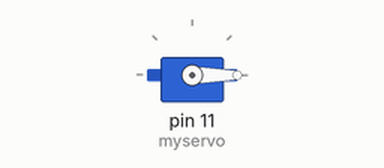
A sketch run on a simulated Arduino Uno, built with avr-gcc and run on an emulated ATmega328P. Parts: servo.

Above: at 0.05 s.
Timing chart, 0 to 4.6 s (numbered marks = the images above):
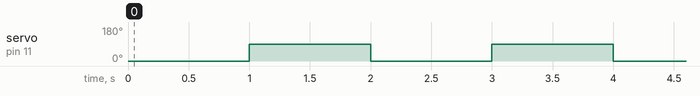

The sketch:

ServoCode.ino
```cpp
#include <Servo.h>

Servo myservo;  // create a servo object

void setup() {
  myservo.attach(11);  // attaches the servo on pin 11 to the servo object
}

void loop() {
  myservo.write(0); // set the servo to postion 0
  delay(1000); // wait one second
  myservo.write(90); // set teh servor to position 90
  delay(1000); // wait one more second
}
```

Measured:
- by itself, servo on pin 11 (myservo): alternates 90° for 1.0 s and 0° for 1.0 s
